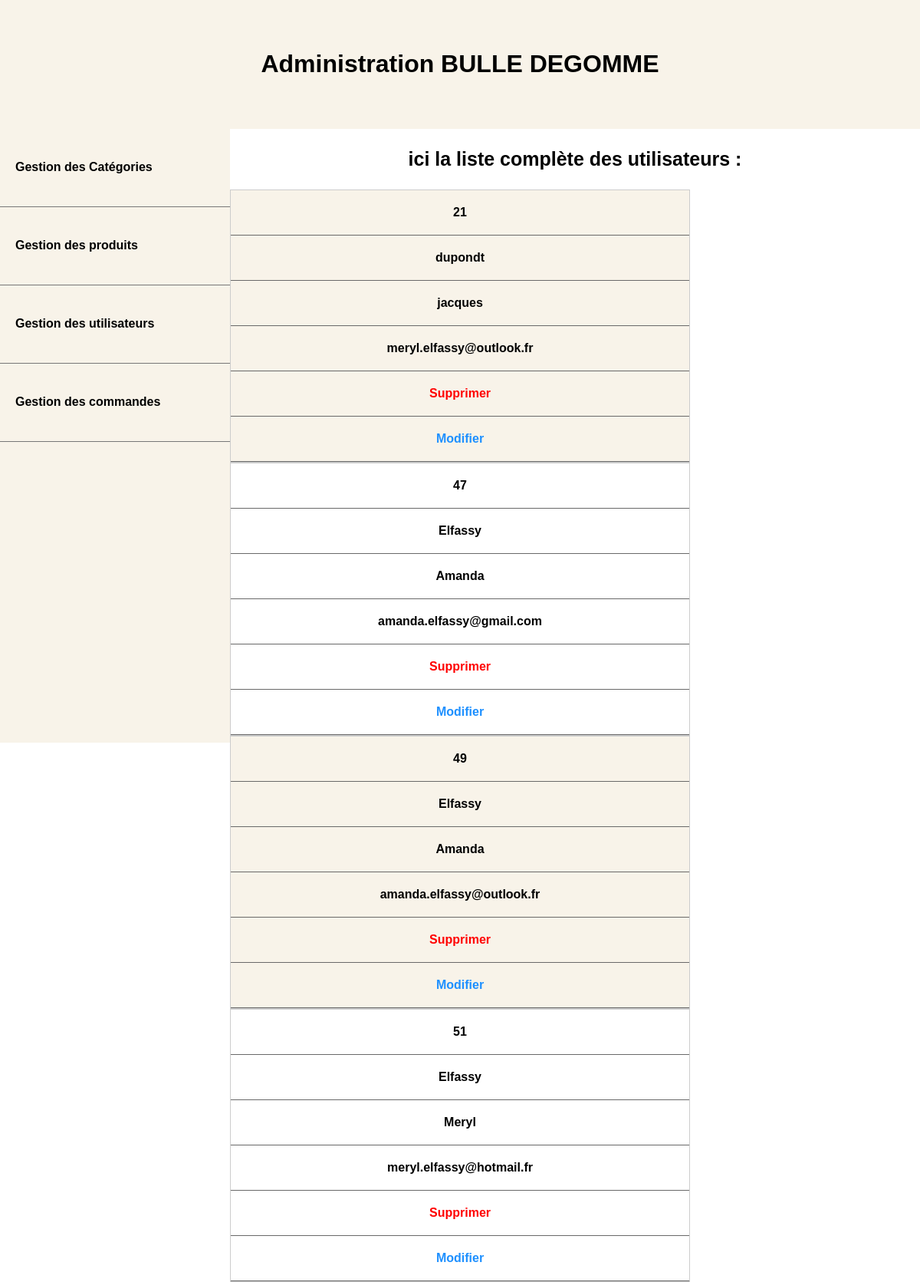
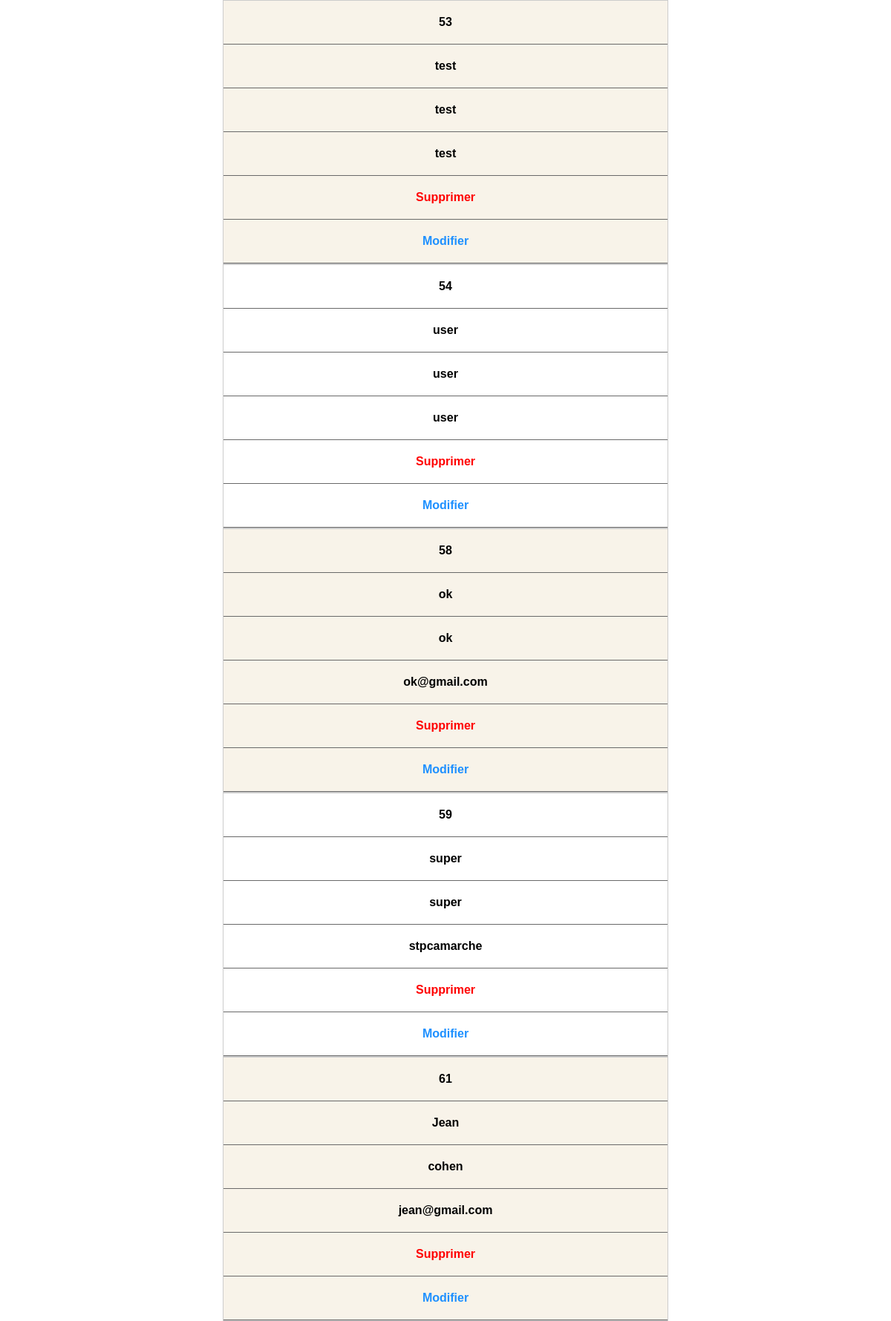
Screenshot of /admin/index.php?controller=users&action=list (upper part) with the database file from the repository (2 pictures, top to bottom).
### tables this page shows
CREATE TABLE IF NOT EXISTS `users` (
  `id` int(11) NOT NULL AUTO_INCREMENT,
  `last_name` varchar(255) NOT NULL,
  `first_name` varchar(255) NOT NULL,
  `email` varchar(255) NOT NULL,
  `password` varchar(255) NOT NULL,
  `is_admin` tinyint(1) DEFAULT '0',
  PRIMARY KEY (`id`)
);

### admin/models/User.php (called while the page is built, shortened)
<?php
function getAllUsers()
{
    $db = dbConnect();
    $query = $db->prepare('SELECT * FROM users');
    $query->execute();
    $users =  $query->fetchAll();
    return $users;
}

### admin/views/userList.php (the view, shortened to what this page needs)
<?php require ('partials/header.php'); ?>
<?php require 'partials/head_assets.php'; ?>
<?php require ('partials/menu.php'); ?>
<div class="content">
    <div>
        <h3>ici la liste complète des utilisateurs : </h3>
    </div>
    <div>
        <table>
            <?php foreach($users as $user): ?>
                <tr>
                    <th><?=  ($user['id']) ?> </th>
                    <th><?=  htmlspecialchars($user['last_name']) ?> </th>
                    <th> <?=  htmlspecialchars($user['first_name']) ?></a></th>
                    <th> <?=  htmlspecialchars($user['email']) ?></a></th>
                    <th><a class="suppr" href="index.php?controller=users&action=delete&id=<?= $user['id'] ?>"> Supprimer</a></th>
                    <th><a class="modif" href="index.php?controller=users&action=edit&id=<?= $user['id'] ?>"> Modifier</a></th>
                </tr>
            <?php endforeach; ?>
        </table>
    </div>
</div>

### admin/style.css (style rules this page uses)
.suppr { color: red; }
.modif { color: dodgerblue; }
h3 { color: black; text-align: center; font-size: 25px; font-weight: bold; }
a { text-decoration:none; color: darkslateblue; }
table { border-collapse: collapse; width: 50%; margin: auto; }
tr:nth-of-type(odd) { background: #F8F3E9; }
th { color: black; font-weight: bold; }
td, th { padding: 20px 20px 20px 20px; border-bottom: 1px solid dimgrey; text-align: center; }
@media only screen and (max-width: 760px),
(min-device-width: 768px) and (max-device-width: 1024px) { table, thead, tbody, th, td, tr { display: block; } }
@media only screen and (max-width: 760px),
(min-device-width: 768px) and (max-device-width: 1024px) { tr { border: 1px solid #ccc; } }
.content { text-align: center; }

### rows the page displays
users: id "21", last_name "dupondt", first_name "jacques", email "meryl.elfassy@outlook.fr"
users: id "47", last_name "Elfassy", first_name "Amanda", email "amanda.elfassy@gmail.com"
users: id "49", last_name "Elfassy", first_name "Amanda", email "amanda.elfassy@outlook.fr"
users: id "51", last_name "Elfassy", first_name "Meryl", email "meryl.elfassy@hotmail.fr"
users: id "53", last_name "test", first_name "test", email "test"
users: id "54", last_name "user", first_name "user", email "user"
users: id "58", last_name "ok", first_name "ok", email "ok@gmail.com"
users: id "59", last_name "super", first_name "super", email "stpcamarche"
users: id "61", last_name "Jean", first_name "cohen", email "jean@gmail.com"
